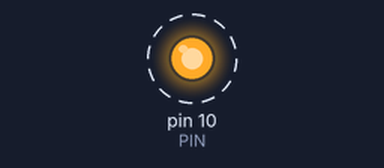
Simulated run of this sketch. Board: Arduino Uno, built with avr-gcc and run on an emulated ATmega328P. Shown: output pins drawn as LEDs (lit = HIGH). Dashed ring = blinking.

Above: at 0.2 s.
Timing chart, 0 to 3.0 s (numbered marks = the images above):
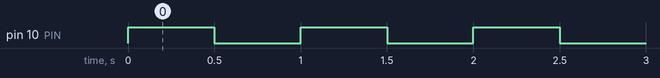

The sketch:

blink.ino
```cpp
static constexpr int PIN = 10;

void setup() {
    pinMode(PIN, OUTPUT);
}

void loop() {
    digitalWrite(PIN, HIGH);
    delay(500);
    digitalWrite(PIN, LOW);
    delay(500);
}
```

Measured:
- by itself, pin 10 (PIN): alternates HIGH for 0.50 s and LOW for 0.50 s
